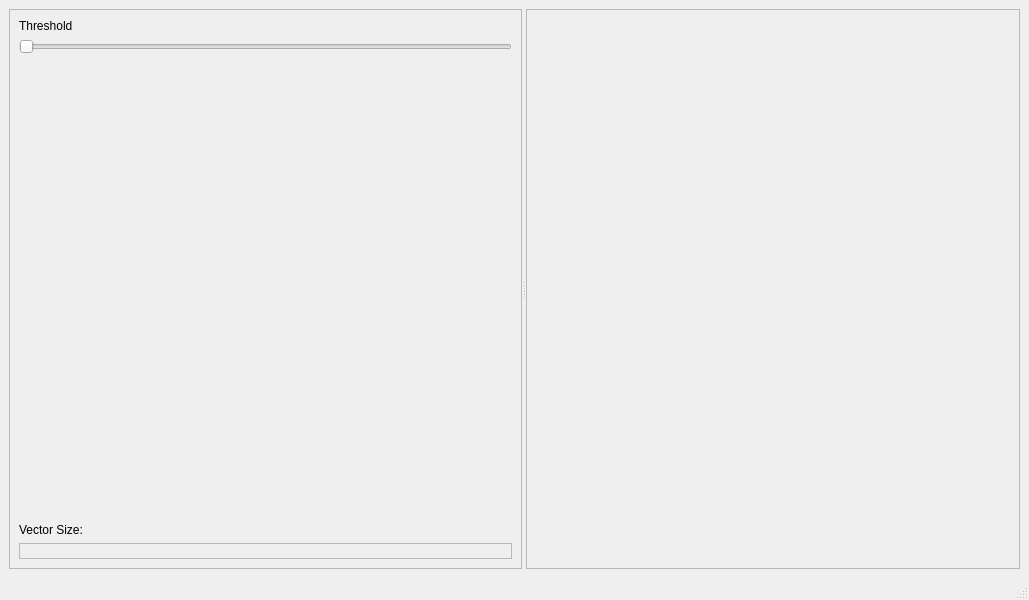
<?xml version="1.0" encoding="UTF-8"?>
<ui version="4.0">
 <class>MainWindow</class>
 <widget class="QMainWindow" name="MainWindow">
  <property name="geometry">
   <rect>
    <x>0</x>
    <y>0</y>
    <width>1029</width>
    <height>600</height>
   </rect>
  </property>
  <property name="windowTitle">
   <string>GlyphViewer</string>
  </property>
  <widget class="QWidget" name="centralwidget">
   <layout class="QHBoxLayout" name="horizontalLayout">
    <item>
     <widget class="QSplitter" name="splitter">
      <property name="orientation">
       <enum>Qt::Horizontal</enum>
      </property>
      <widget class="QFrame" name="frame">
       <property name="layoutDirection">
        <enum>Qt::LeftToRight</enum>
       </property>
       <property name="frameShape">
        <enum>QFrame::StyledPanel</enum>
       </property>
       <property name="frameShadow">
        <enum>QFrame::Raised</enum>
       </property>
       <layout class="QVBoxLayout" name="verticalLayout">
        <item>
         <widget class="QLabel" name="label">
          <property name="text">
           <string>Threshold</string>
          </property>
         </widget>
        </item>
        <item>
         <widget class="QSlider" name="threshold_slider">
          <property name="orientation">
           <enum>Qt::Horizontal</enum>
          </property>
         </widget>
        </item>
        <item>
         <spacer name="verticalSpacer">
          <property name="orientation">
           <enum>Qt::Vertical</enum>
          </property>
          <property name="sizeHint" stdset="0">
           <size>
            <width>20</width>
            <height>40</height>
           </size>
          </property>
         </spacer>
        </item>
        <item>
         <widget class="QLabel" name="label_2">
          <property name="text">
           <string>Vector Size:</string>
          </property>
         </widget>
        </item>
        <item>
         <widget class="QLabel" name="vector_size">
          <property name="frameShape">
           <enum>QFrame::StyledPanel</enum>
          </property>
          <property name="frameShadow">
           <enum>QFrame::Sunken</enum>
          </property>
          <property name="text">
           <string>&lt;No vector selected&gt;</string>
          </property>
         </widget>
        </item>
       </layout>
      </widget>
      <widget class="QFrame" name="vtk_panel">
       <property name="frameShape">
        <enum>QFrame::StyledPanel</enum>
       </property>
       <property name="frameShadow">
        <enum>QFrame::Raised</enum>
       </property>
      </widget>
     </widget>
    </item>
   </layout>
  </widget>
  <widget class="QMenuBar" name="menubar">
   <property name="geometry">
    <rect>
     <x>0</x>
     <y>0</y>
     <width>1029</width>
     <height>23</height>
    </rect>
   </property>
  </widget>
  <widget class="QStatusBar" name="statusbar"/>
 </widget>
 <resources/>
 <connections/>
</ui>
